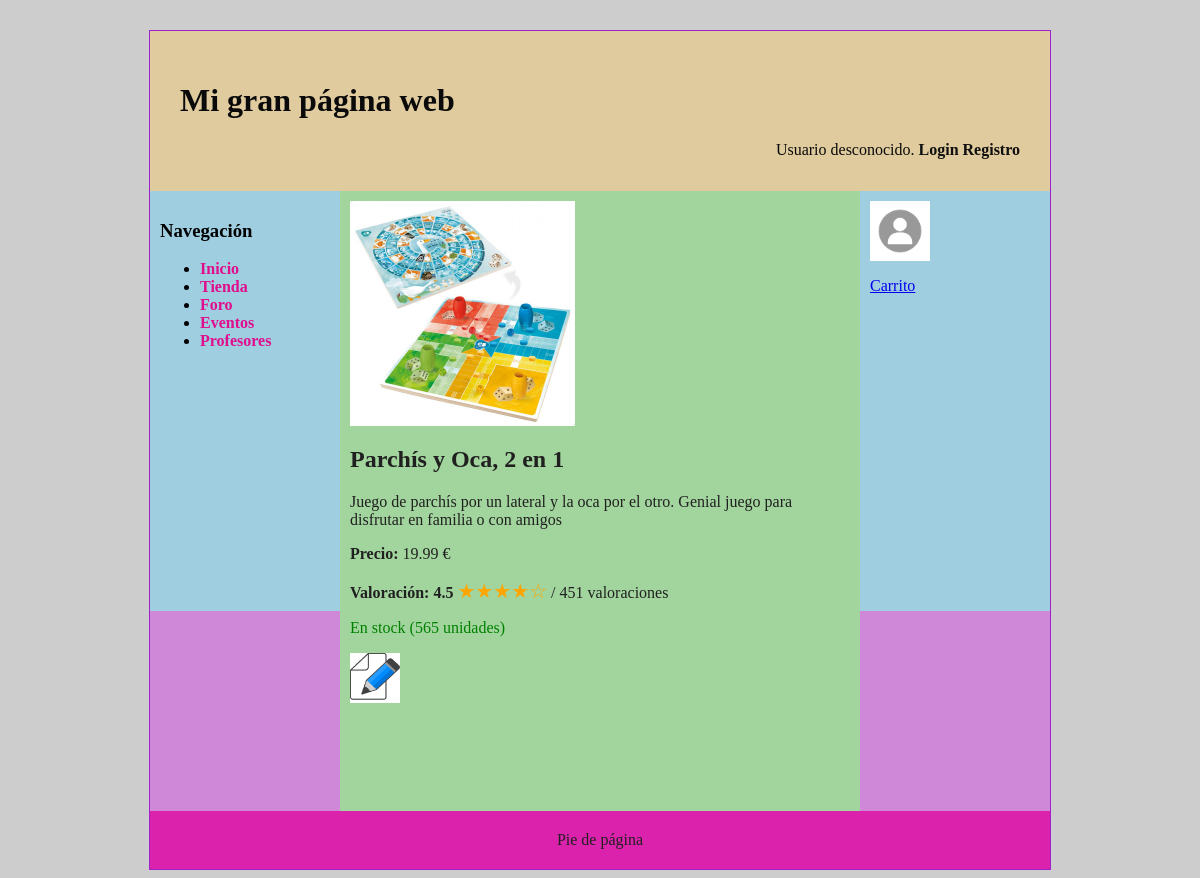
The app's page /includes/src/Productos/caracteristicaProducto.php?id_producto=1 with its own data.
### tables this page shows
CREATE TABLE `productos` (
  `nombre` varchar(30) NOT NULL,
  `precio` decimal(11,2) NOT NULL,
  `descripcion` varchar(400) NOT NULL,
  `id` int(11) NOT NULL,
  `imagen` varchar(40) NOT NULL,
  `valoracion` decimal(4,2) DEFAULT NULL,
  `num_valoraciones` int(11) NOT NULL,
  `cantidad` int(11) NOT NULL
);

### includes/src/BD.php (called while the page is built, shortened)
<?php
class BD
{
    private static $instancia;
    public static function getInstance()
    {
        if (!self::$instancia instanceof self) {
            self::$instancia = new static();
        }
        return self::$instancia;
    }
    private $rutaRaizApp;
    private $dirInstalacion;
    private $inicializada;
    private function __construct()
    {
        $this->inicializada = false;
    }
    public function init($bdDatosConexion, $rutaApp = RUTA_APP, $dirInstalacion = __DIR__. '/../')
    {
        if (!$this->inicializada) {
            $this->rutaRaizApp = $rutaApp;
            $this->dirInstalacion = $dirInstalacion;
            $tamDirInstalacion = mb_strlen($this->dirInstalacion);
            if ($tamDirInstalacion > 0) {
                $ultimoChar = mb_substr($this->dirInstalacion, $tamDirInstalacion-1, 1);
                if ($ultimoChar === DIRECTORY_SEPARATOR || $ultimoChar === '/') {
                    $this->dirInstalacion = mb_substr($this->dirInstalacion, 0, $tamDirInstalacion - 1);
                }
            }
            $this->inicializada = true;
        }
    }
    public function resuelve($path = '')
    {
        $rutaAppLongitudPrefijo = mb_strlen($this->rutaRaizApp);
        return $this->rutaRaizApp . $path;
    }
    public function doInclude($path = '', &$params= [])
    {
        $this->doIncludeInterna($path, $params);
    }
    private function doIncludeInterna($path, &$params)
    {
        include($this->dirInstalacion  . $path);
    }
    public function generaVista(string $rutaVista, &$params)
    {
        $params['app'] = $this;
        $rutaVista = "/vistas{$rutaVista}";
        $this->doIncludeInterna($rutaVista, $params);
    }
    public function usuarioLogueado()
    {
        return ($_SESSION['login'] ?? false) === true;
    }
}

### includes/vistas/helpers/utils.php (called while the page is built, shortened)
<?php
function resuelve($path = ''){
    $app = \es\ucm\fdi\aw\src\BD::getInstance();
    $url = $app->resuelve($path);
    return $url;
}

### includes/src/Productos/Producto.php (called while the page is built, shortened)
<?php
class Producto
{
    private $id;
    private $nombre;
    private $precio;
    private $descripcion;
    private $imagen;
    private $valoracion;
    private $num_valoraciones;
    private $cantidad;
    private function __construct($id, $nombre, $precio, $descripcion, $imagen, $valoracion, $num_valoraciones,$cantidad)
    {
        $this->id = intval($id);
        $this->nombre = $nombre;
        $this->precio = floatval($precio);
        $this->descripcion = $descripcion;
        $this->imagen = $imagen;
        $this->valoracion = floatval($valoracion);
        $this->num_valoraciones = intval($num_valoraciones);
        $this->cantidad = intval($cantidad);
        $this->id = $id !== null ? intval($id) : null;
    }
    public function getIdProducto()
    {
        return $this->id;
    }
    public function getNombre()
    {
        return $this->nombre;
    }
    public function getPrecio()
    {
        return $this->precio;
    }
    public function getDescripcion()
    {
        return $this->descripcion;
    }
    public function getImagen()
    {
        return $this->imagen;
    }
    public function getValoracion()
    {
        return $this->valoracion;
    }
    public function getCantidad()
    {
        return $this->cantidad;
    }
    public function getNumValoraciones()
    {
        return $this->num_valoraciones;
    }
    public static function buscaPorId($idProducto)
    {
        $result = null;
        $conn = BD::getInstance()->getConexionBd();
        $query = sprintf('SELECT * FROM productos P WHERE P.id = %d;', $idProducto);
        $rs = null;
        try{
            $rs = $conn->query($query);
            $fila = $rs->fetch_assoc();
            if ($fila) {
                $result = new Producto($fila['id'], $fila['nombre'], $fila['precio'], $fila['descripcion'], $fila['imagen'], $fila['valoracion'], $fila['num_valoraciones'], $fila['cantidad']);
            }
        } finally {
            if ($rs != null) {
                $rs->free();
            }
        }
        return $result;
    }
}

### includes/src/Productos/caracteristicaProducto.php (the view, shortened to what this page needs)
<?php
    require_once __DIR__.'/../../config.php';
    $tituloPagina = 'Características Producto';
    $rutaCSS = resuelve('/css/imagenes.css');
    echo '<link rel="stylesheet" type="text/css" href="' . $rutaCSS . '">';
    if(isset($_GET['id_producto'])) {
        $id_producto = $_GET['id_producto'];
        $producto = Producto::buscaPorId($id_producto);
        if ($producto) {
            $imagenPath = RUTA_IMGS . $producto->getImagen();
            $valoracion = $producto->getValoracion();
            $valoracion_rounded = round($valoracion * 2) / 2;
            $contenidoPrincipal = <<<EOF
            <div class="producto_detalles">
                <img src="$imagenPath" alt="{$producto->getNombre()}" class="detalle_imagen">
                <h2>{$producto->getNombre()}</h2>
                <p>{$producto->getDescripcion()}</p>
                <p><strong>Precio:</strong> {$producto->getPrecio()} €</p>
                <p><strong>Valoración: {$producto->getValoracion()}   </strong>
            EOF;
            for ($i = 1; $i <= 5; $i++) {
                $contenidoPrincipal .= ($valoracion_rounded >= $i) ? '<span class="star">&#9733;</span>' : '<span class="star">&#9734;</span>';
            }
            $contenidoPrincipal .= " / {$producto->getNumValoraciones()} valoraciones</p>";
            if ($producto->getCantidad() > 0) {
                $contenidoPrincipal .= "<p class='stock verde'>En stock     ({$producto->getCantidad()} unidades)</p>";
            } else {
                $contenidoPrincipal .= "<p class='stock rojo'>Sin stock     ({$producto->getCantidad()} unidades) </p>";
            }
                $contenidoPrincipal .=<<<EOF
                <div class="editar_Producto">
                    <a href="/G3_SW/EditorProductoView.php?id_producto={$producto->getIdProducto()}">
                        <img src="/G3_SW/images/editar_producto.png" alt="Editor Producto" width="50" height="50">
                    </a>
                </div>
                EOF;
            $contenidoPrincipal .= "</div>";
        } else {
            $contenidoPrincipal = 'Producto no encontrado.';
        }
        $params = ['tituloPagina' => $tituloPagina, 'contenidoPrincipal' => $contenidoPrincipal];
        $app->generaVista('/plantillas/plantilla.php', $params);
    }
?>

### includes/vistas/plantillas/plantilla.php (shortened to what this page needs)
<?php
$params['app']->doInclude('/vistas/helpers/plantilla.php');
?>
<!DOCTYPE html>
<html>
<head>
	<link rel="stylesheet" type="text/css" href="<?= $params['app']->resuelve('/css/estilo.css') ?>" /></head>
<body>
<div id="contenedor">
<?php
$params['app']->doInclude('/vistas/comun/cabecera.php', $params);
$params['app']->doInclude('/vistas/comun/sidebarIzq.php', $params);
?>
	<main>
		<article>
			<?= $params['contenidoPrincipal'] ?>
		</article>
	</main>
<?php
$params['app']->doInclude('/vistas/comun/sidebarDer.php', $params);
$params['app']->doInclude('/vistas/comun/pie.php', $params);
?>
</div>
</body>
</html>

### includes/vistas/comun/cabecera.php (shortened to what this page needs)
<?php
function mostrarSaludo()
{
    $html = '';
    $app = BD::getInstance();
    if ($app->usuarioLogueado()) {
        $nombreUsuario = $app->nombreUsuario();
        $formLogout = new FormularioLogout();
        $htmlLogout = $formLogout->gestiona();
        $html = "Bienvenido, {$nombreUsuario}. $htmlLogout";
    } else {
        $loginUrl = $app->resuelve('/login.php');
        $registroUrl = $app->resuelve('/registro.php');
        $html = <<<EOS
        Usuario desconocido. <a href="{$loginUrl}">Login</a> <a href="{$registroUrl}">Registro</a>
      EOS;
    }
    return $html;
}
?>
<header>
    <h1><?= $params['cabecera'] ?? 'Mi gran página web' ?></h1>
    <div class="saludo">
        <?= mostrarSaludo(); ?>
    </div>
</header>

### includes/vistas/comun/sidebarIzq.php
<nav id="sidebarIzq">
	<h3>Navegación</h3>
	<ul>
		<li><a href="<?= RUTA_APP?>/index.php">Inicio</a></li>
		<li><a href="<?= RUTA_APP?>/tienda.php">Tienda</a></li>
		<li><a href="<?= RUTA_APP?>/foros.php">Foro</a></li>
		<li><a href="<?= RUTA_APP?>/eventos.php">Eventos</a></li>
		<li><a href="<?= RUTA_APP?>/profesores.php">Profesores</a></li>
	</ul>
</nav>

### includes/vistas/comun/sidebarDer.php (shortened to what this page needs)
<aside id="sidebarDer">
<?php if (!isset($_SESSION['login']) || $_SESSION['login'] !== true) : $avatar =(RUTA_IMGS . 'images/avatarPorDefecto.png');?>
        <img src="<?php echo $avatar; ?>" alt="Avatar por defecto" width="60" height="60">
    <?php endif; ?>
    <div class="sidebar-section" id="carrito">
        <p><a href="<?php echo resuelve('/includes/carrito_usuario.php'); ?>">Carrito</a></p>
    </div>
</aside>

### includes/vistas/comun/pie.php
<footer>
	Pie de página
</footer>

### css/imagenes.css (style rules this page uses)
.detalle_imagen { max-width: 45%; height: auto; display: block; margin-bottom: 10px; }
.star { color: orange; font-size: 20px; }
.verde { color: green; }

### css/estilo.css (style rules this page uses)
body { background-color: #CDCDCD; }
div#contenedor { width: 900px; margin: auto; border: 1px solid rgb(159, 34, 205); background-color: #cf88d7; margin-top: 30px; }
header { padding: 30px; height: 100px; background-color: #e8f17ea4; color: rgb(10, 10, 10); }
header a, header a:visited { color: rgb(16, 16, 16); font-weight: bold; text-decoration: none; }
nav { padding: 10px; float: left; width: 170px; height: 400px; background-color: #a0cee1; }
nav a, nav a:visited { color: rgb(224, 13, 140); font-weight: bold; text-decoration: none; }
aside { padding: 10px; float: right; width: 170px; height: 400px; background-color: #a0cee1; }
main { padding: 10px; float: left; min-height: 600px; width: 500px; background-color: rgb(161, 213, 157); color: rgb(33, 32, 32); }
footer { clear: both; padding: 20px; background-color: #db22ad; color: rgb(33, 32, 32); text-align: center; }
div.saludo { width: 100%; text-align: right; }

### records on screen
productos: imagen (picture), nombre "Parchís y Oca, 2 en 1", descripcion "Juego de parchís por un lateral y la oca por el otro. Genial juego para disfrutar en familia o con amigos", precio "19.99", valoracion "4.5", num_valoraciones "451", cantidad "565"

### other values on screen
$params['cabecera'] "Mi gran página web"
